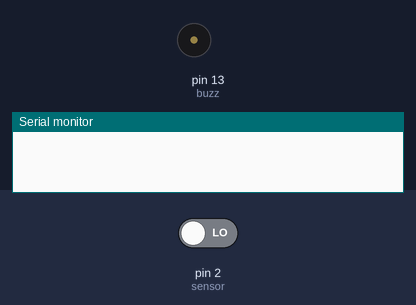
Simulated run of this sketch. Board: Arduino Uno, built with avr-gcc and run on an emulated ATmega328P. On the bench: buzzer (waves = sounding, pin HIGH), the last lines printed to the serial monitor. The test bench sets the inputs (shaded band); at power-on: pin 2 (sensor) LOW.

Above: at 1.2 s.
1.3 s: pin 2 (sensor) driven HIGH
At 2.5 s:
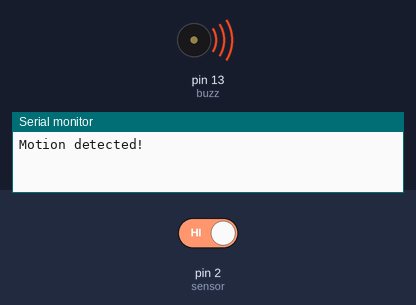
2.9 s: pin 2 (sensor) driven LOW
At 3.6 s:
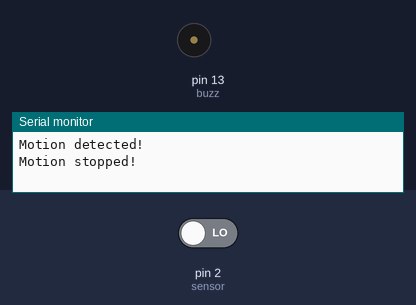
Timing chart, 0 to 5.9 s (numbered marks = the images above; inputs shaded):
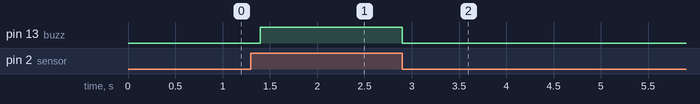

Measured:
- after the input at 1.3 s, pin 13 (buzz): LOW → HIGH after 0.10 s
- after the input at 2.9 s, pin 13 (buzz): HIGH → LOW at once

The sketch:

PIR_sensor.ino
```cpp
//under normal condition where there is no movement in front of the sensor, both the slots in the Sensor detect same amount of infrared radiation.
//When there is movement in front of the sensor, like a human or a cat, their radiation is interpreted by one of the slots first and the differential output between the two slots becomes positive.
//As the person moves away, the second slot detects the radiation and the differential output will become negative. Based these output pulses, a motion is detected.
//On the top of sensor board, there is a special type of lens called Fresnal Lens that is covering up the actual Pyroelectric Sensor. The job of the Fresnal Lens is to focus all the infrared radiation onto the pyroelectric sensor.
 //if you look at the back of the PIR Sensor board, the whole circuitry is housed there. The brain of the PIR Sensor Module is the BISS0001 PIR Motion Detector IC. Near this IC, we have two potentiometers, one for adjusting the Sensitivity and the other is for adjusting the delay time.
//Using Sensitivity Adjust, you can control the range of field of view and in our sensor, it is up to 7 meters. Using the Delay Time Adjust, you can control the duration for which the Digital Out will stay HIGH when a moving object is detected.
//Compact size (28 x 38 mm)

//Supply current: DC5V-20V(can design DC3V-24V)

//Current drain :< 50uA (Other choice: DC0.8V-4.5V; Current drain: 1.5mA-0.1mA)

//Voltage Output: High/Low level

//signal ï¼š3.3V (Other choice: Open-Collector Output) TTL output High sensitivity

//Delay timeï¼š5s-18 minute

//Blockade timeï¼š0.5s-50s (acquiescently 0 seconds)

//Operation Temperature: -15oC -70Oc

//Infrared sensor: dual element, low noise, high sensitivity


//int Led = 13;
int buzz = 13;                // the pin that the buzzer is atteched to
int sensor = 2;              // the pin that the sensor is atteched to
int state = LOW;             // by default, no motion detected
int val = 0;                 // variable to store the sensor status (value)

void setup()
{
  pinMode(buzz, OUTPUT);      // initalize LED as an output
  pinMode(sensor, INPUT);    // initialize sensor as an input
  Serial.begin(9600);        // initialize serial
}

void loop()
{
  val = digitalRead(sensor);   // read sensor value
  if (val == HIGH)
  {           // check if the sensor is HIGH
    digitalWrite(buzz, HIGH);   // turn LED ON
    delay(100);                // delay 100 milliseconds

    if (state == LOW)
    {
      Serial.println("Motion detected!");
      state = HIGH;       // update variable state to HIGH
    }
  }
  else
  {
      digitalWrite(buzz, LOW); // turn LED OFF
      delay(200);             // delay 200 milliseconds

      if (state == HIGH)
      {
        Serial.println("Motion stopped!");
        state = LOW;       // update variable state to LOW
    }
  }
}
```
